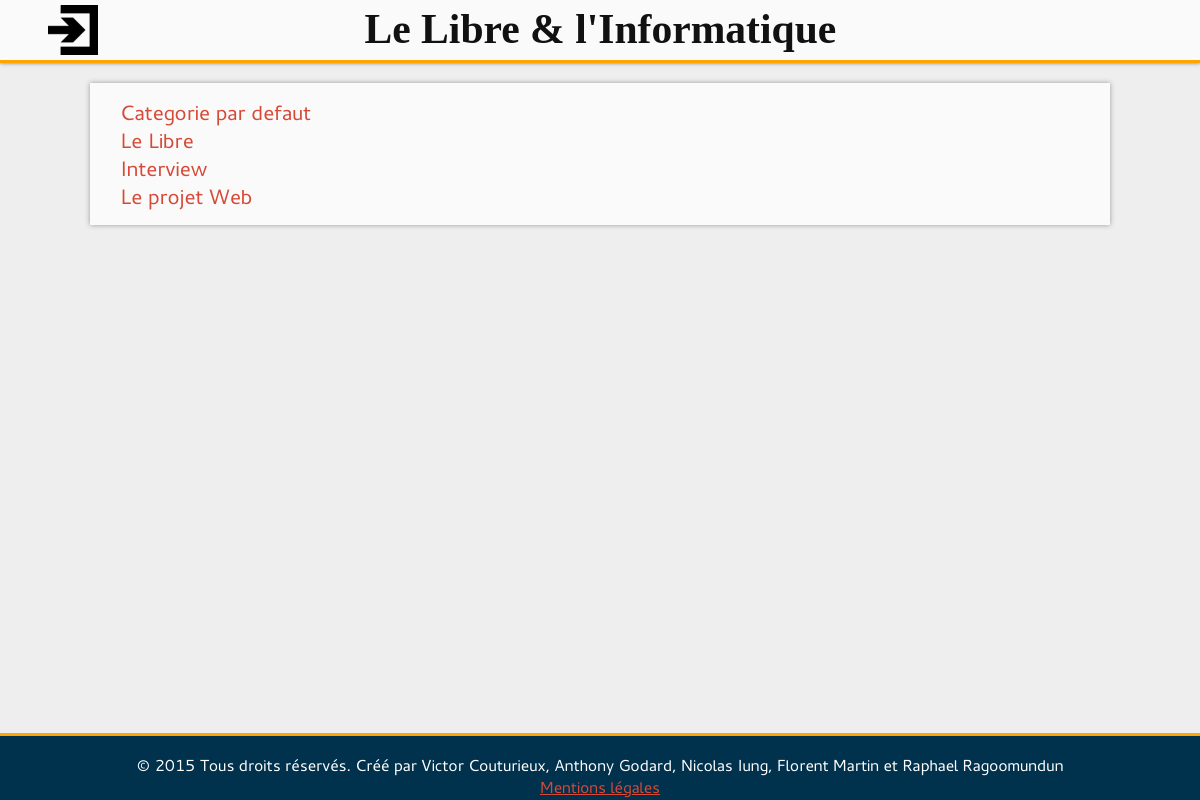
The app's page /categorie/liste.php with its own data.
### tables this page shows
CREATE TABLE `Categorie` (
  `id_Categorie` int(10) unsigned NOT NULL AUTO_INCREMENT,
  `intitule_Categorie` varchar(255) NOT NULL,
  `description_Categorie` text NOT NULL,
  PRIMARY KEY (`id_Categorie`)
);

### include/functions.php (called while the page is built, shortened)
<?php
	function connectDB()
	{
		include("config.php");
		$link = new PDO('mysql:host='.$config['mysql']['host'].';port='.$config['mysql']['port'].';dbname='.$config['mysql']['db'].';charset=UTF8;',$config['mysql']['user'],$config['mysql']['password'], array(PDO::ATTR_PERSISTENT=>true));
		return $link;
	}
	function queryDB($req)
	{
		$link = connectDB();
		$que = $link->query($req) or die($req);
		$ret = $que->fetchAll();
		return $ret;
	}

### include/functionCatego.php (called while the page is built, shortened)
<?php
	include_once 'functions.php';
  	function GetCategoryNameByiD($id)
  	{
  		$req = 'SELECT intitule_Categorie
  				FROM Categorie WHERE id_Categorie ='.$id;
  		return queryDB($req)[0]['intitule_Categorie'];
  	}

### categorie/liste.php (the view, shortened to what this page needs)
<?php
include_once('../include/functionCatego.php');
?>
<!DOCTYPE html>
<html lang="fr">
	<head>
		<link rel="stylesheet" href="../style/base.css">
		<link rel="stylesheet" href="../style/categorie.css">
		<link rel="stylesheet" href="../style/input.css">
	</head>
	<body>
		<div id="container">
			<?php require('../include/head.php'); ?>
			<div id="main">
				<section>
				<?php
				$ListCategoID = categoryIdList();
				$tmp = array();
				foreach ($ListCategoID as $value)
				{
					array_push($tmp, $value['id_Categorie']);
				}
				$ListCategoID = $tmp;
				foreach ($ListCategoID as $id)
				{
					echo "<a href=\".?id=".$id."\">".GetCategoryNameByiD($id)."</a> ";
					echo '<br>';
				}
				?>
				</section>
			</div>
			<?php
			require('../include/foot.php');
			?>
		</div>
	</body>
</html>

### style/base.css (style rules this page uses)
html, body { font-family: Cantarell, Cantarell_up, sans-serif; color: #353535; margin: 0; height: 100%; background-color: #EEE; }
a { color: #D64937; }
#container { min-height: 100%; position: relative; }
#main { padding-bottom: 60px }
section { background-color: #FAFAFA; box-shadow: 0px 0px 5px #999; min-width: 300px; width: 80%; margin: 20px auto; padding: 15px 2.5%; }

### style/categorie.css (style rules this page uses)
section a { text-decoration: none; font-size: 1.3em; }

### records on screen
categorie: intitule_Categorie "Categorie par defaut"
categorie: intitule_Categorie "Le Libre"
categorie: intitule_Categorie "Interview"
categorie: intitule_Categorie "Le projet Web"
